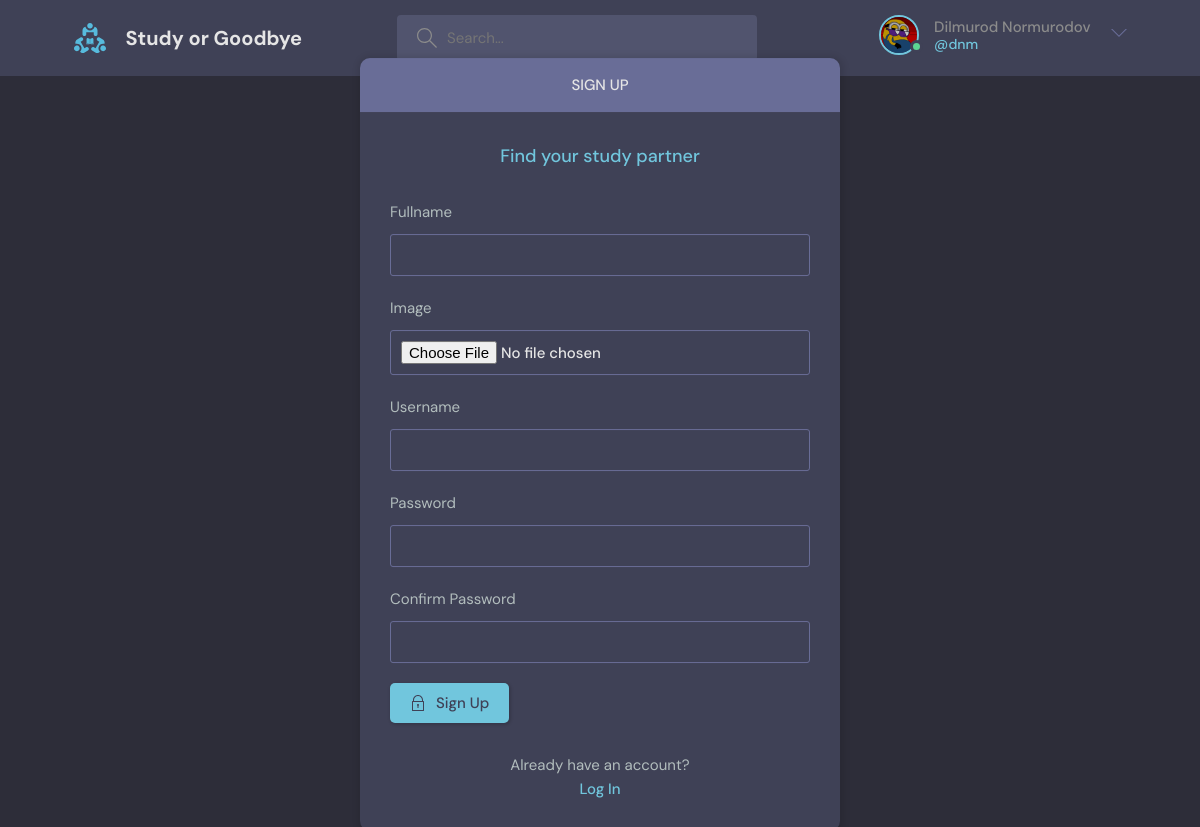
Page /register/ (signed in) on the committed database.
### base/models.py (models this page shows)
class User(AbstractUser):
    full_name = models.CharField('Fullname', max_length=200)
    avatar = models.ImageField('Ava', upload_to='user/avatar', default='user/avatar/avatar.svg')
    bio = models.TextField('Bio', blank=True, null=True)

### base/views.py (the view, shortened to what this page needs)
# urls.py: path('register/', registration_user, name='register'),
def registration_user(request):
    form = CustomUserForm()
    return render(request, 'base/signup.html', {'form': form})

### base/forms.py
class CustomUserForm(UserCreationForm):
    class Meta:
        fields = ['username', 'full_name', 'avatar', 'bio', 'email', 'password1', 'password2']
        model = User

### templates/base/signup.html (shortened to what this page needs)
{% extends 'base/main.html' %}
{% block content %}
<main class="auth layout">
      <div class="container">
        <div class="layout__box">
          <div class="layout__boxHeader">
            <div class="layout__boxTitle">
              <h3>Sign up</h3>
            </div>
          </div>
          <div class="layout__body">
            <h2 class="auth__tagline">Find your study partner</h2>
            <form class="form" method="post" action="" enctype="multipart/form-data">
              <div class="form__group form__group">
                <label for="fullname">Fullname</label>
                {{ form.full_name }}
              </div>
              <div class="form__group form__group">
                <label for="fullname">Image</label>
                {{ form.avatar }}
              </div>
              <div class="form__group form__group">
                <label for="room_name">Username</label>
                {{ form.username }}
              </div>
              <div class="form__group">
                <label for="password">Password</label>
                {{ form.password1 }}
              </div>
              <div class="form__group">
                <label for="confirm_password">Confirm Password</label>
                {{ form.password2 }}
              </div>
              <button class="btn btn--main" type="submit">
                Sign Up
              </button>
            </form>
            <div class="auth__action">
              <p>Already have an account?</p>
              <a href="{% url 'login' %}" class="btn btn--link">Log In</a>
            </div>
          </div>
        </div>
      </div>
    </main>
{% endblock %}

### templates/base/navbar.html (shortened to what this page needs)
{% load static %}
<header class="header header--loggedIn">
      <div class="container">
        <a href="{% url 'home' %}" class="header__logo">
          <img src="{% static 'assets/logo.svg' %}" />
          <h1>Study or Goodbye</h1>
        </a>
        <form method="get" action="{% url 'home' %}" class="header__search">
          <label>
             <input type="text" name="search" placeholder="Search...">
          </label>
        </form>
        <nav class="header__menu">
        {% if request.user.is_authenticated %}
          <div class="header__user">
            <a href="{% url 'profile' user.pk %}">
              <div class="avatar avatar--medium active">
                 {% if user.avatar %}
                    <img src="{{ request.user.avatar.url }}" />
                 {% endif %}
              </div>
              <p>{{ request.user.full_name }} <span>@{{ request.user.username }}</span></p>
            </a>
            <button class="dropdown-button">
              <svg version="1.1" xmlns="http://www.w3.org/2000/svg" width="32" height="32" viewBox="0 0 32 32">
                <title>chevron-down</title>
                <path d="M16 21l-13-13h-3l16 16 16-16h-3l-13 13z"></path>
              </svg>
            </button>
          </div>
        {% else %}
         <a href="{% url 'login' %}">
            <img src="{% static 'assets/avatar.svg' %}" />
            <p>Login</p>
         </a>
        {% endif %}
        </nav>
      </div>
    </header>

### rows in the picture
User: user.avatar (picture), user.full_name "Dilmurod Normurodov", user.username "dnm"
